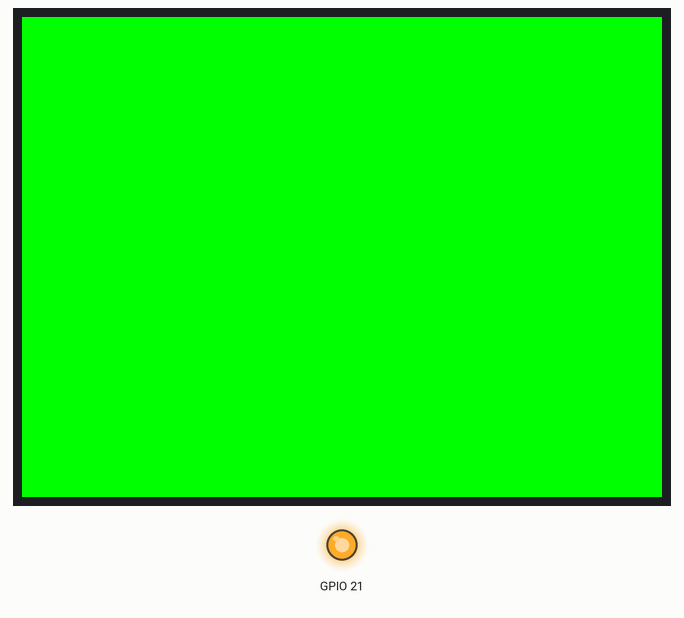
The sketch below on a simulated ESP32. Shown: 320×240 colour display, output pins drawn as LEDs (lit = HIGH). What the sketch prints to the serial monitor is not drawn.

Above: at 3.6 s.
At 6.7 s:
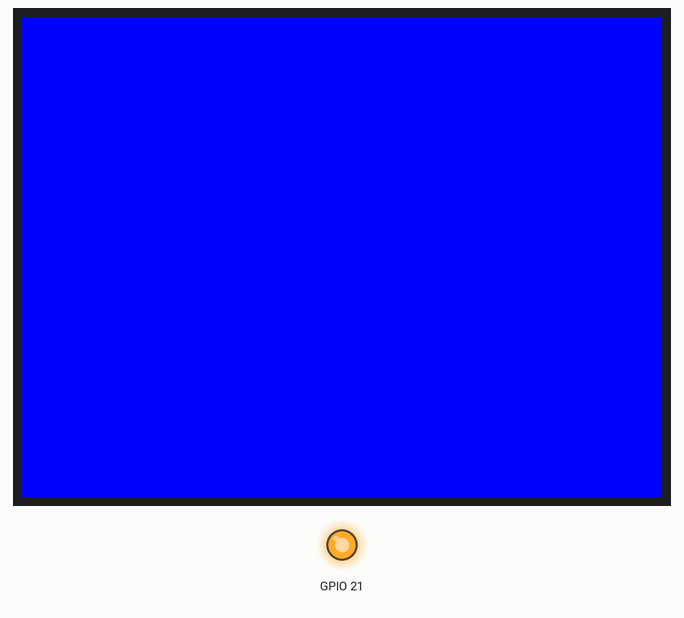
At 9.8 s:
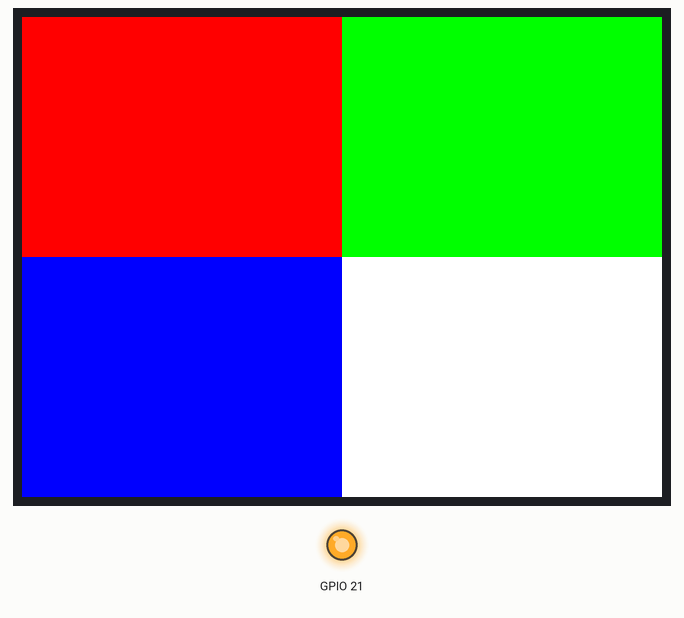
At 12.9 s:
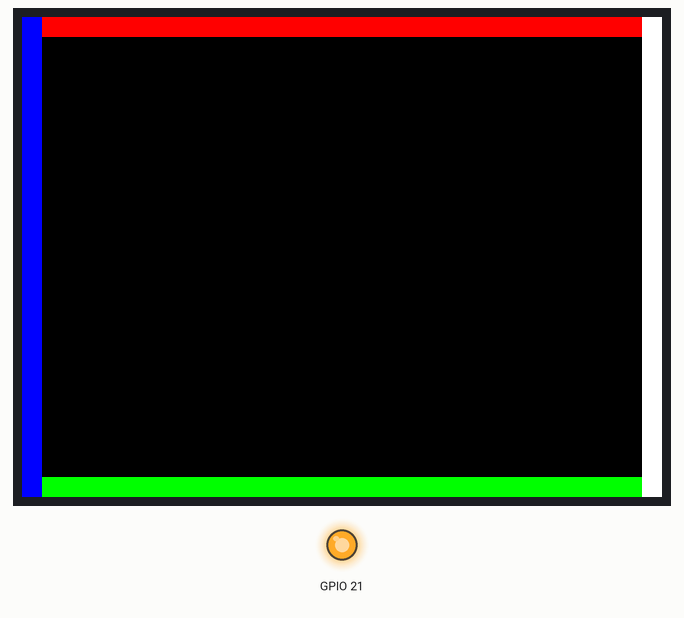

Measured:
- by itself, everything shown: repeats every 15.4 s, in 5 steps
- what the display in image 0 shows lasts 3.1 s, from 3.5 s to 6.6 s
- what the display in image 1 shows lasts 3.2 s, from 6.6 s to 9.8 s
- what the display in image 3 shows lasts 3.0 s, from 12.8 s to 15.8 s

The sketch:

display_known_good.ino
```cpp
// display_known_good -- the verified-correct display stack for the
// ESP32-2432S028 dual-USB CYD, physically confirmed (not just Serial-
// log-confirmed) to fill the entire 320x240 landscape panel with no
// crop/wrap/offset/mirroring. Preserved verbatim (not edited/optimized
// further) as the reference example per DISPLAY_DRIVER_MATRIX.md and
// BOARD_INFO.md. Build with ./build_and_flash.sh [--flash].
//
// Final continuous display -- left running after the A/B/C driver
// matrix, per instruction: "leave the most promising ST7789 test
// running continuously... prefer Test C if it boots correctly."
// Test C (TFT_eSPI + ST7789_DRIVER, hardware SPI) booted clean, correct
// geometry every rotation, no crashes, no SPI/init warnings across 3
// full pattern cycles -- so this is that same stack, same pins, same
// 20MHz SPI, landscape rotation=1, alternating every 3s so a human has
// plenty of time to inspect without catching a boot window:
//   1. full RED (3s)
//   2. full GREEN (3s)
//   3. full BLUE (3s)
//   4. four quadrants RED/GREEN/BLUE/WHITE (3s)
//   5. edge strips TOP=red BOTTOM=green LEFT=blue RIGHT=white (3s)
//   -> repeat

#include <SPI.h>
#include <TFT_eSPI.h>

TFT_eSPI tft = TFT_eSPI();

void setup() {
  Serial.begin(115200);
  delay(300);
  Serial.println();
  Serial.println("[FINAL] TFT_eSPI (ST7789_DRIVER) -- continuous inspection pattern, rotation=1");
  pinMode(21, OUTPUT);
  digitalWrite(21, HIGH);
  tft.init();
  tft.setRotation(1);
  Serial.printf("[FINAL] width=%d height=%d\n", tft.width(), tft.height());
}

void loop() {
  int16_t w = tft.width(), h = tft.height();

  tft.fillScreen(TFT_RED);   Serial.println("[FINAL] full RED");   delay(3000);
  tft.fillScreen(TFT_GREEN); Serial.println("[FINAL] full GREEN"); delay(3000);
  tft.fillScreen(TFT_BLUE);  Serial.println("[FINAL] full BLUE");  delay(3000);

  int16_t hw = w / 2, hh = h / 2;
  tft.fillRect(0, 0, hw, hh, TFT_RED);
  tft.fillRect(hw, 0, w - hw, hh, TFT_GREEN);
  tft.fillRect(0, hh, hw, h - hh, TFT_BLUE);
  tft.fillRect(hw, hh, w - hw, h - hh, TFT_WHITE);
  Serial.println("[FINAL] quadrants");
  delay(3000);

  tft.fillScreen(TFT_BLACK);
  const int16_t t = 10;
  tft.fillRect(0, 0, w, t, TFT_RED);
  tft.fillRect(0, h - t, w, t, TFT_GREEN);
  tft.fillRect(0, 0, t, h, TFT_BLUE);
  tft.fillRect(w - t, 0, t, h, TFT_WHITE);
  Serial.println("[FINAL] edge strips");
  delay(3000);
}
```
